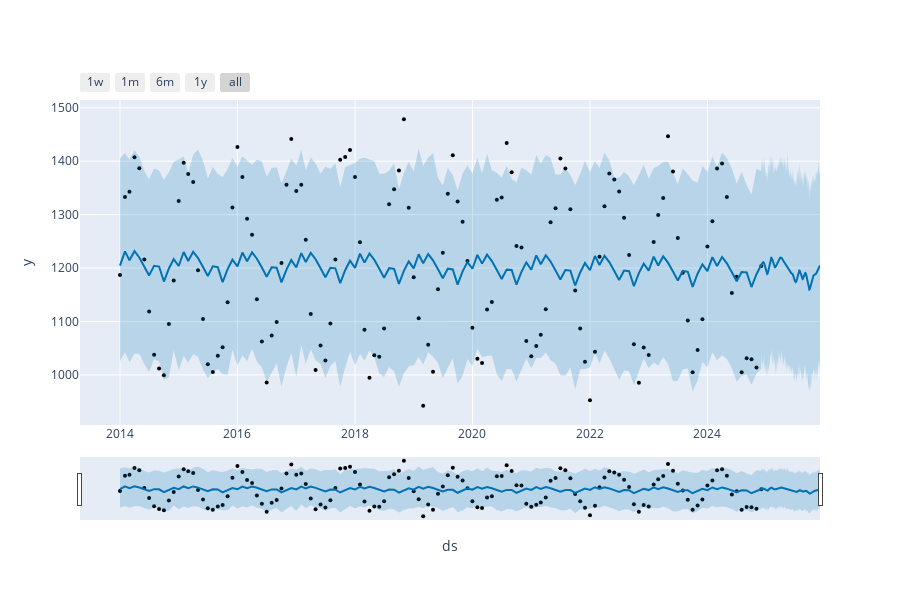

Write notebook code for a chart like this one.
### Code cell
from prophet.plot import plot_plotly, plot_components_plotly

plot_plotly(m, forecast)

### Figure 1 — Plotly figure (JSON) as saved in the notebook; plotly's stock layout.template omitted (floating-point values rounded to 4 significant figures; data arrays with more than 128 entries replaced by an {"elided": "..."} marker saying what was removed)
{"data": [{"marker": {"color": "black", "size": 4}, "mode": "markers", "name": "Actual", "type": "scatter", "x": {"elided": "132 str values"}, "y": {"elided": "132 float values"}}, {"hoverinfo": "skip", "line": {"width": 0}, "mode": "lines", "type": "scatter", "x": {"elided": "497 str values"}, "y": {"elided": "497 float values"}}, {"fill": "tonexty", "fillcolor": "rgba(0, 114, 178, 0.2)", "line": {"color": "#0072B2", "width": 2}, "mode": "lines", "name": "Predicted", "type": "scatter", "x": {"elided": "497 str values"}, "y": {"elided": "497 float values"}}, {"fill": "tonexty", "fillcolor": "rgba(0, 114, 178, 0.2)", "hoverinfo": "skip", "line": {"width": 0}, "mode": "lines", "type": "scatter", "x": {"elided": "497 str values"}, "y": {"elided": "497 float values"}}], "layout": {"height": 600, "showlegend": false, "width": 900, "xaxis": {"rangeselector": {"buttons": [{"count": 7, "label": "1w", "step": "day", "stepmode": "backward"}, {"count": 1, "label": "1m", "step": "month", "stepmode": "backward"}, {"count": 6, "label": "6m", "step": "month", "stepmode": "backward"}, {"count": 1, "label": "1y", "step": "year", "stepmode": "backward"}, {"step": "all"}]}, "rangeslider": {"visible": true}, "title": {"text": "ds"}, "type": "date"}, "yaxis": {"title": {"text": "y"}}}}
